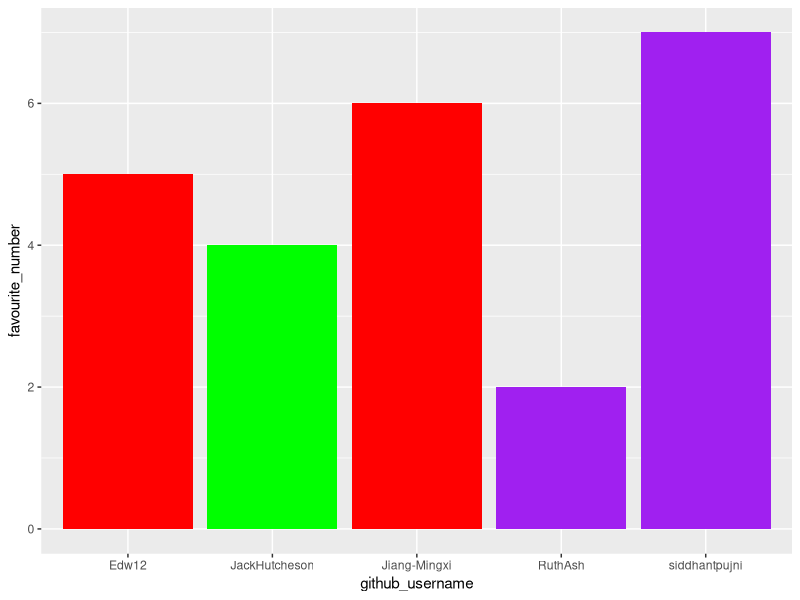
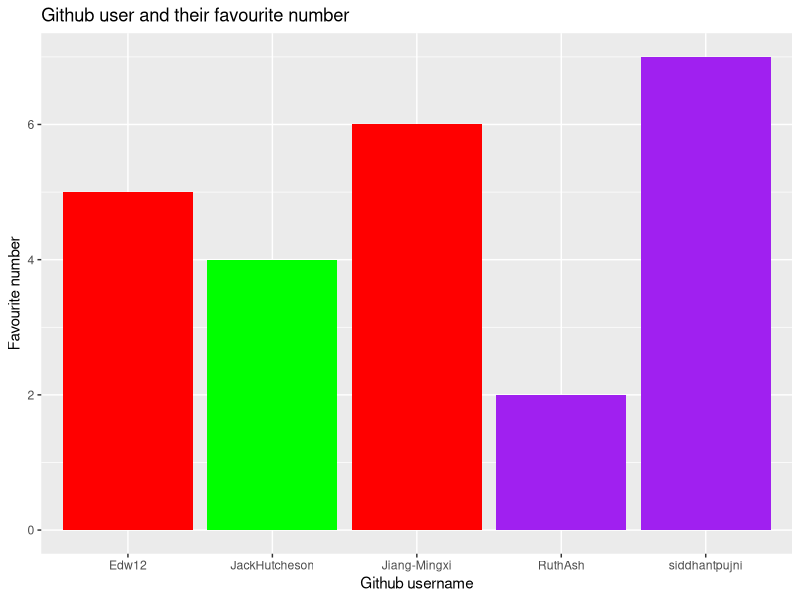
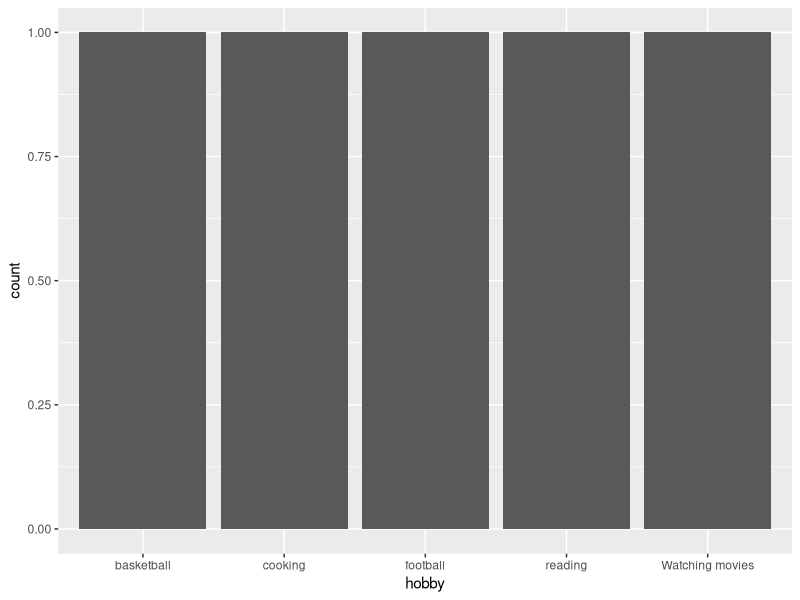

The R script that drew these images, in order:
## ---- chunk 1
library(tidyverse) 
## ---- chunk 2
team_data <- tibble(
  name = c("Edwin", "Jack", "Ruth", 
           "Sid", "Mingxi"),
  github_username = c("Edw12", "JackHutcheson", "RuthAsh", 
                      "siddhantpujni", "Jiang-Mingxi"), 
  colour = c("red", "green", "purple", 
             "purple", "red"),
  hobby = c("cooking", "football", "Watching movies", 
            "basketball", "reading"),
  favourite_number = c(5, 4, 2, 7, 6)
  )

team_data
## ---- chunk 3
p1 <- ggplot(data = team_data, 
             mapping = aes(x = github_username, 
                           y = favourite_number,
                           fill = colour), 
             ) +
   geom_col() +
   scale_fill_identity()
p1
## ---- chunk 4
p1 + labs(x = "Github username", 
          y = "Favourite number",
          title = "Github user and their favourite number")
## ---- chunk 5
p2 <- ggplot(team_data, aes(x = hobby)) +
  geom_bar()
p2
